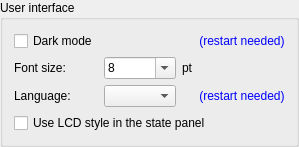
         <widget class="QGroupBox" name="groupBox">
          <property name="title">
           <string>User interface</string>
          </property>
          <layout class="QVBoxLayout" name="verticalLayout_9">
           <item>
            <layout class="QGridLayout" name="gridLayout_3">
             <item row="2" column="0">
              <widget class="QLabel" name="lblLanguage">
               <property name="text">
                <string>Language:</string>
               </property>
              </widget>
             </item>
             <item row="1" column="1">
              <widget class="QComboBox" name="cboFontSize">
               <property name="sizePolicy">
                <sizepolicy hsizetype="Preferred" vsizetype="Fixed">
                 <horstretch>0</horstretch>
                 <verstretch>0</verstretch>
                </sizepolicy>
               </property>
               <property name="editable">
                <bool>true</bool>
               </property>
               <property name="currentText">
                <string>8</string>
               </property>
               <property name="maxCount">
                <number>10</number>
               </property>
               <property name="minimumContentsLength">
                <number>1</number>
               </property>
               <item>
                <property name="text">
                 <string>8</string>
                </property>
               </item>
               <item>
                <property name="text">
                 <string>9</string>
                </property>
               </item>
               <item>
                <property name="text">
                 <string>10</string>
                </property>
               </item>
               <item>
                <property name="text">
                 <string>11</string>
                </property>
               </item>
               <item>
                <property name="text">
                 <string>12</string>
                </property>
               </item>
              </widget>
             </item>
             <item row="1" column="3">
              <spacer name="horizontalSpacer_2">
               <property name="orientation">
                <enum>Qt::Orientation::Horizontal</enum>
               </property>
               <property name="sizeHint" stdset="0">
                <size>
                 <width>40</width>
                 <height>20</height>
                </size>
               </property>
              </spacer>
             </item>
             <item row="1" column="2">
              <widget class="QLabel" name="label_30">
               <property name="text">
                <string>pt</string>
               </property>
              </widget>
             </item>
             <item row="1" column="0">
              <widget class="QLabel" name="lblFontSize">
               <property name="text">
                <string>Font size:</string>
               </property>
              </widget>
             </item>
             <item row="2" column="1">
              <widget class="QComboBox" name="cboLanguage">
               <property name="sizePolicy">
                <sizepolicy hsizetype="Preferred" vsizetype="Fixed">
                 <horstretch>0</horstretch>
                 <verstretch>0</verstretch>
                </sizepolicy>
               </property>
               <property name="editable">
                <bool>false</bool>
               </property>
               <property name="currentText">
                <string/>
               </property>
               <property name="maxCount">
                <number>10</number>
               </property>
              </widget>
             </item>
             <item row="0" column="0">
              <widget class="QCheckBox" name="chkDarkTheme">
               <property name="text">
                <string>Dark mode</string>
               </property>
              </widget>
             </item>
             <item row="2" column="3">
              <widget class="QLabel" name="label_31">
               <property name="styleSheet">
                <string notr="true">color: blue;</string>
               </property>
               <property name="text">
                <string>(restart needed)</string>
               </property>
               <property name="alignment">
                <set>Qt::AlignmentFlag::AlignCenter</set>
               </property>
              </widget>
             </item>
             <item row="0" column="3">
              <widget class="QLabel" name="label_34">
               <property name="styleSheet">
                <string notr="true">color: blue;</string>
               </property>
               <property name="text">
                <string>(restart needed)</string>
               </property>
               <property name="alignment">
                <set>Qt::AlignmentFlag::AlignCenter</set>
               </property>
              </widget>
             </item>
            </layout>
           </item>
           <item>
            <widget class="QCheckBox" name="chkStatePanelUseLCDStyle">
             <property name="text">
              <string>Use LCD style in the state panel</string>
             </property>
            </widget>
           </item>
          </layout>
         </widget>
